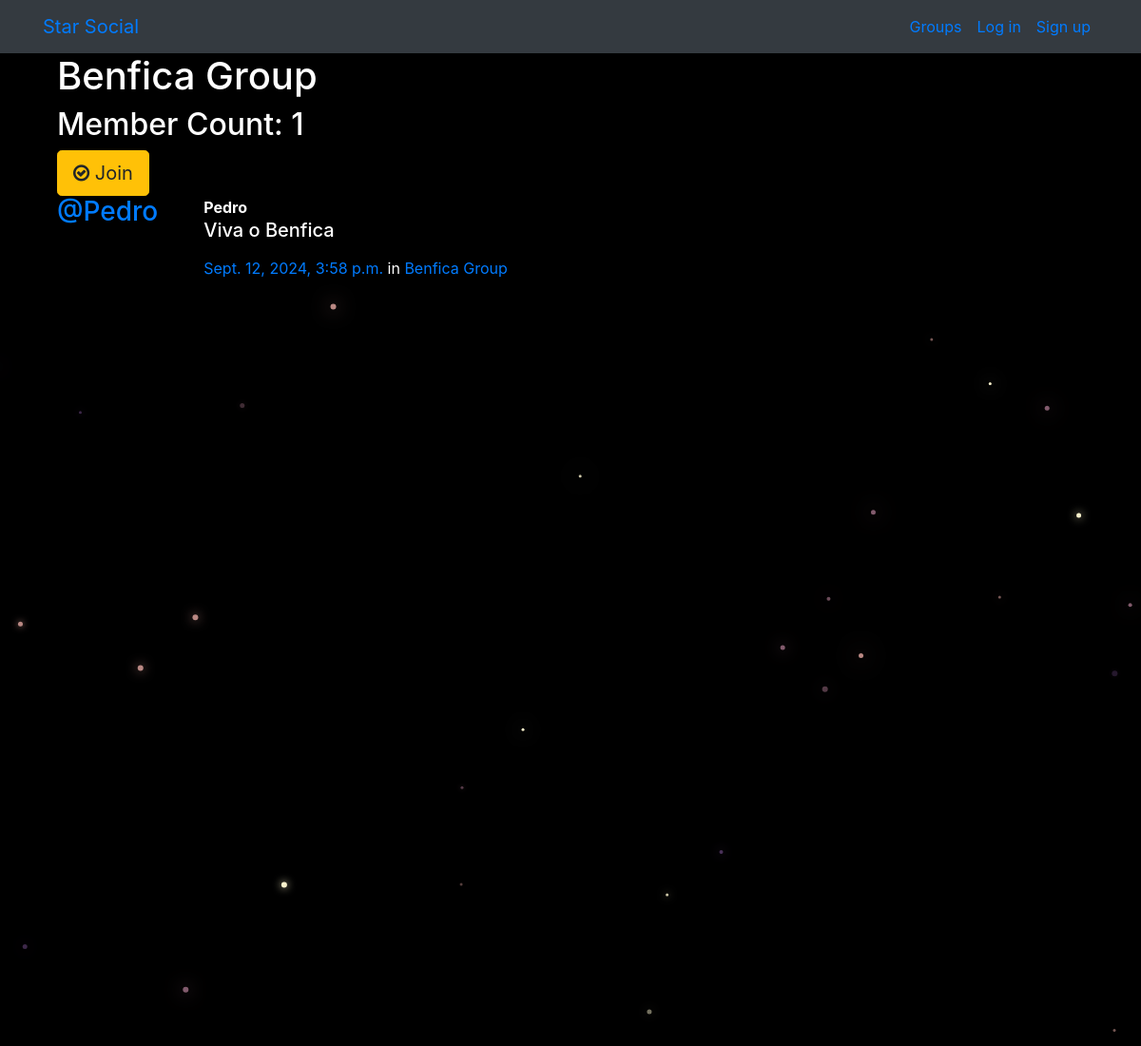
Screenshot of /groups/posts/in/benfica-group/ with the database file from the repository.
### groups/models.py (models this page shows, shortened)
class Group(models.Model):
    name = models.CharField(max_length=255, unique=True)
    slug = models.SlugField(allow_unicode=True, unique=True)
    description = models.TextField(blank=True, default='')
    description_html = models.TextField(editable=False, default='', blank=True)
    members = models.ManyToManyField(User,through="GroupMember")
    class Meta:
        ordering = ["name"]

### posts/models.py (models this page shows, shortened)
class Post(models.Model):
    user = models.ForeignKey(User, related_name="posts",on_delete=models.CASCADE)
    created_at = models.DateTimeField(auto_now=True)
    message = models.TextField()
    message_html = models.TextField(editable=False)
    group = models.ForeignKey(Group, related_name="posts",null=True, blank=True,on_delete=models.CASCADE)
    class Meta:
        ordering = ["-created_at"]
        unique_together = ["user", "message"]

### groups/views.py (the view)
# urls.py: path("posts/in/<slug>/",views.SingleGroup.as_view(),name="single"),
class SingleGroup(generic.DetailView):
    model = Group

### groups/templates/groups/group_detail.html
{% extends "groups/group_base.html" %}
{% block pregroup %}
<div class="container">
  <h1>{{group.name}}</h1>
  <h2> Member Count: {{group.members.count}}</h2>
  <div class="content">
  	{% if user in group.members.all %}
  		<a href="{% url 'groups:leave' slug=group.slug %}" class="btn btn-lg btn-warning"><span class="fa fa-times-circle-o"></span> Leave</a>
  	{% else %}
  		<a href="{% url 'groups:join' slug=group.slug %}" class="btn btn-lg btn-warning"><span class="fa fa-check-circle-o"></span> Join</a>
  	{% endif %}
  </div>
</div>
{% endblock %}
{% block group_content %}
<div class="col-md-8">
	{% if group.posts.count == 0 %}
	<h2>No posts in this group yet!</h2>
	{% else %}
		{% for post in group.posts.all %}
			{% include "posts/_post.html" %}
		{% endfor %}
	{% endif %}
</div>
{% endblock %}

### posts/templates/posts/_post.html (shortened to what this page needs)
<div class="media">
	<h3 class="mr-5"><a href="{% url 'posts:for_user' username=post.user.username %}">@{{ post.user.username }}</a></h3>
	<div class="media-body">
		<strong>{{ post.user.username }}</strong>
		<h5>{{ post.message_html|safe }}</h5>
			<time class="time"><a href="{% url 'posts:single' username=post.user.username pk=post.pk %}">{{ post.created_at }}</a></time>
			{% if post.group %}
			<span class="group-name">in <a href="#">{{ post.group.name }}</a></span>
			{% endif %}
	</div>
</div>

### static/simplesocial/css/master.css (style rules this page uses)
body { margin: 0; overflow: hidden; background-color: black; color:white; }

### rows the page displays
Group: name "Benfica Group", members.count "1"
Post: user.username "Pedro", message_html "Viva o Benfica", created_at "Sept. 12, 2024, 3:58 p.m.", group.name "Benfica Group"
